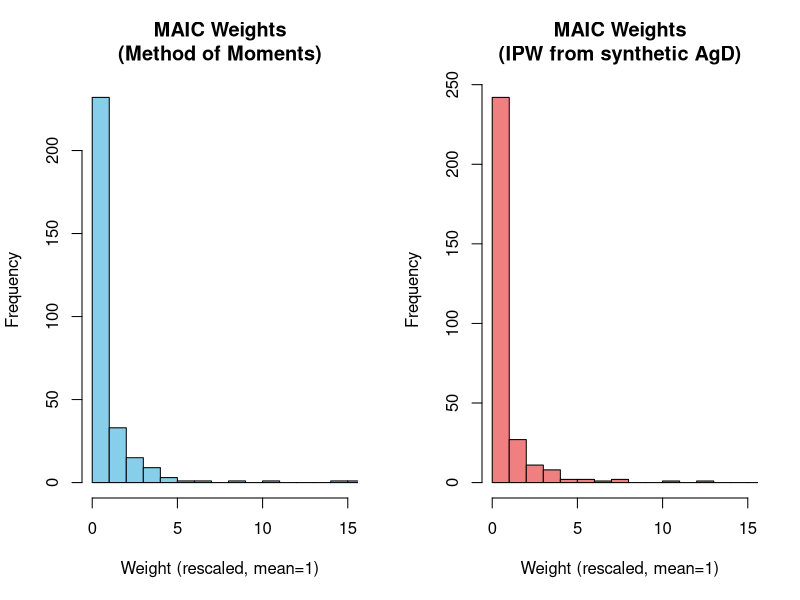
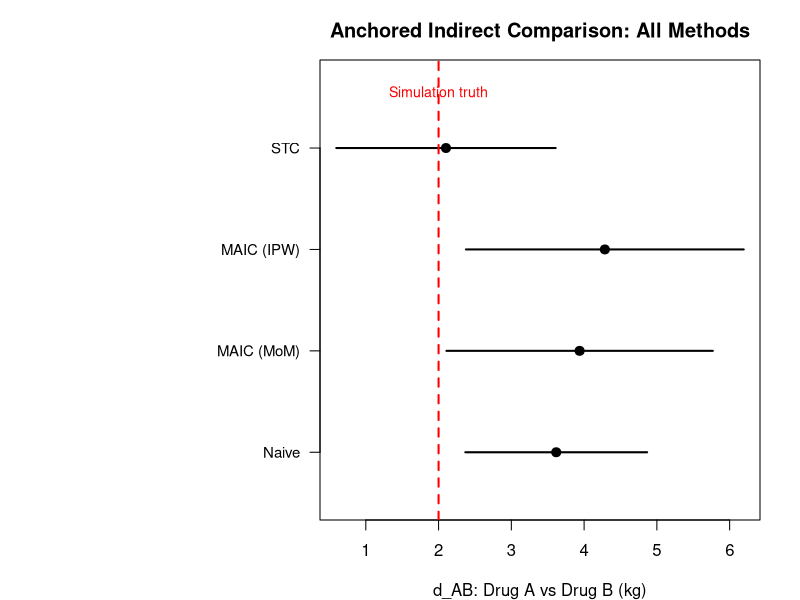

Recreate these plots in R, in order.
##############################################################################
# ANCHORED INDIRECT TREATMENT COMPARISON ON A BODY-WEIGHT ENDPOINT
# MAIC (two weighting methods) vs STC vs naive comparison
#
# Scenario: Trial 1 (Drug A vs Placebo, IPD available) and 
#          Trial 2 (Drug B vs Placebo, AgD only).
# Placebo anchors both. Estimand: d_AB = d_AC - d_BC (Bucher method).
# 
# Key feature: Analysis uses ONLY what a real analyst would receive from
# Trial 2's publication (arm sizes, outcome means/SEs, covariate means/SDs).
# Trial 2's patient-level data is used only to generate a realistic
# aggregate summary and to validate the final result at the end.
##############################################################################

set.seed(123)

## ---------------------------------------------------------------------------
## STEP 1: Simulate Trial 1 IPD (Drug A vs Placebo)
## ---------------------------------------------------------------------------
# 300 patients, balanced allocation
n1 <- 300
trial1_ipd <- data.frame(
  USUBJID = 1:n1,
  ARM = rep(c("Drug A", "Placebo"), c(150, 150)),
  age = rnorm(n1, mean = 45, sd = 10),
  sex = rbinom(n1, 1, 0.50),  # 1 = Female
  bmi = rnorm(n1, mean = 32, sd = 4)
)

# Generate outcomes
# Placebo response: baseline + age effect + BMI effect + sex effect
placebo_response <- 5 - 0.05 * trial1_ipd$age - 0.30 * (trial1_ipd$bmi - 32) - 2 * trial1_ipd$sex

# Drug A adds an extra benefit that DEPENDS on BMI (effect modifier)
drug_a_benefit <- ifelse(trial1_ipd$ARM == "Drug A", 
                         -5 - 0.4 * (trial1_ipd$bmi - 32), 
                         0)

trial1_ipd$chg_bwt <- placebo_response + drug_a_benefit + rnorm(n1, 0, 3)

head(trial1_ipd)


## ---------------------------------------------------------------------------
## STEP 2: Simulate Trial 2, then extract ONLY aggregate summary
## ---------------------------------------------------------------------------
# Trial 2 has a different population (older, more female, heavier)
n2 <- 280  # Different sample size
trial2_ipd_hidden <- data.frame(
  USUBJID = (n1+1):(n1+n2),
  ARM = rep(c("Drug B", "Placebo"), c(140, 140)),
  age = rnorm(n2, mean = 55, sd = 10),
  sex = rbinom(n2, 1, 0.65),  # higher proportion female
  bmi = rnorm(n2, mean = 36, sd = 4)
)

# Generate outcomes
placebo_response2 <- 5 - 0.05 * trial2_ipd_hidden$age - 0.30 * (trial2_ipd_hidden$bmi - 32) - 2 * trial2_ipd_hidden$sex
drug_b_benefit <- ifelse(trial2_ipd_hidden$ARM == "Drug B", 
                         -7 - 0.4 * (trial2_ipd_hidden$bmi - 32), 
                         0)
trial2_ipd_hidden$chg_bwt <- placebo_response2 + drug_b_benefit + rnorm(n2, 0, 3)

# ===== EXTRACT AGGREGATE DATA (what a real analyst receives) =====
# This is the ONLY Trial 2 information used in the analysis below
trial2_agd <- list(
  n_B = sum(trial2_ipd_hidden$ARM == "Drug B"),
  n_C = sum(trial2_ipd_hidden$ARM == "Placebo"),
  age_mean = mean(trial2_ipd_hidden$age),
  age_sd = sd(trial2_ipd_hidden$age),
  sex_prop = mean(trial2_ipd_hidden$sex),  # proportion female
  bmi_mean = mean(trial2_ipd_hidden$bmi),
  bmi_sd = sd(trial2_ipd_hidden$bmi),
  mean_y_B = mean(trial2_ipd_hidden$chg_bwt[trial2_ipd_hidden$ARM == "Drug B"]),
  se_y_B = sd(trial2_ipd_hidden$chg_bwt[trial2_ipd_hidden$ARM == "Drug B"]) / sqrt(sum(trial2_ipd_hidden$ARM == "Drug B")),
  mean_y_C = mean(trial2_ipd_hidden$chg_bwt[trial2_ipd_hidden$ARM == "Placebo"]),
  se_y_C = sd(trial2_ipd_hidden$chg_bwt[trial2_ipd_hidden$ARM == "Placebo"]) / sqrt(sum(trial2_ipd_hidden$ARM == "Placebo"))
)

# Trial 2 treatment effect (observed difference)
d_BC <- trial2_agd$mean_y_B - trial2_agd$mean_y_C
se_d_BC <- sqrt(trial2_agd$se_y_B^2 + trial2_agd$se_y_C^2)

# Target population characteristics (Trial 2's published means)
target_means <- c(age = trial2_agd$age_mean, 
                  sex = trial2_agd$sex_prop, 
                  bmi = trial2_agd$bmi_mean)

# True effect (for final validation only - never used in analysis)
true_dAB <- -5 - (-7)  


## ---------------------------------------------------------------------------
## STEP 3: Naive (unadjusted) comparison - Trial 1 only
## ---------------------------------------------------------------------------
# Fit an unadjusted model to Trial 1
naive_mod <- lm(chg_bwt ~ ARM, data = trial1_ipd)
d_AC_naive <- coef(naive_mod)["ARMPlacebo"] * -1  # flip sign for Drug A effect


## ---------------------------------------------------------------------------
## STEP 4: MAIC Method 1 - Method of Moments
## ---------------------------------------------------------------------------
# Goal: Weight Trial 1 patients so their WEIGHTED covariate distribution
# matches Trial 2's reported covariate means exactly.
# 
# Method: Find weights w_i = exp(x_i' * beta) that minimize the entropy
# of the weight distribution subject to the moment constraint.
# This is solved via convex optimization (minimizing sum of exponential weights).

get_maic_mom_weights <- function(ipd, target) {
  # Center covariates on target means
  X <- cbind(
    age = ipd$age - target["age"],
    sex = ipd$sex - target["sex"],
    bmi = ipd$bmi - target["bmi"]
  )
  
  # Objective: minimize sum(exp(X %*% beta))
  # (convex, solved via BFGS)
  obj <- function(beta) sum(exp(X %*% beta))
  
  opt <- optim(par = c(0, 0, 0), fn = obj, method = "BFGS")
  
  # Return exponential weights
  as.numeric(exp(X %*% opt$par))
}

w_mom <- get_maic_mom_weights(trial1_ipd, target_means)
ess_mom <- sum(w_mom)^2 / sum(w_mom^2)  # Effective Sample Size

# Fit weighted regression
mom_mod <- lm(chg_bwt ~ ARM, data = trial1_ipd, weights = w_mom)
d_AC_mom <- coef(mom_mod)["ARMPlacebo"] * -1


## ---------------------------------------------------------------------------
## STEP 5: Build synthetic Trial 2 population from aggregate data
## ---------------------------------------------------------------------------
# Since we only have Trial 2's reported means/SDs/proportions (not patient-level
# data), simulate a large pseudo-population to stand in for Trial 2's 
# covariate distribution. Use this in both IPW weighting and STC below.
# (Making it large avoids Monte Carlo noise in estimation.)

simulate_synthetic_population <- function(agd, n_synthetic = 5000) {
  data.frame(
    age = rnorm(n_synthetic, agd$age_mean, agd$age_sd),
    sex = rbinom(n_synthetic, 1, agd$sex_prop),
    bmi = rnorm(n_synthetic, agd$bmi_mean, agd$bmi_sd)
  )
}

set.seed(999)
synth_trial2 <- simulate_synthetic_population(trial2_agd, n_synthetic = 5000)

# Quick check: synthetic sample means should be close to reported Trial 2 means
cat("\nSynthetic population baseline balance check:\n")
print(rbind(synthetic = colMeans(synth_trial2), published = target_means))


## ---------------------------------------------------------------------------
## STEP 6: MAIC Method 2 - Inverse Probability Weighting (IPW)
## ---------------------------------------------------------------------------
# Goal: Re-weight Trial 1 patients to look like Trial 2's population.
#
# Method: Fit a propensity score P(Trial 1 | covariates) by pooling Trial 1's
# real IPD with the synthetic Trial 2 population and fitting logistic regression.
# Then use odds (1-p)/p to weight Trial 1 patients.
#
# Note: This uses the SYNTHETIC Trial 2, not hidden IPD. A real analyst would
# replicate Trial 2's AgD arm-wise to mimic individual data, then pool with
# Trial 1 for the propensity model (alternative: use the synthetic population
# as we do here for numerical stability).

get_ipw_weights <- function(trial1_ipd, synthetic_trial2) {
  # Pool Trial 1 (source=1) and synthetic Trial 2 (source=0)
  pooled <- rbind(
    data.frame(trial1_ipd[, c("age", "sex", "bmi")], source = 1),
    data.frame(synthetic_trial2[, c("age", "sex", "bmi")], source = 0)
  )
  
  # Fit propensity score model
  ps_model <- glm(source ~ age + sex + bmi, data = pooled, family = binomial)
  
  # Extract propensity scores for Trial 1 patients only
  ps <- predict(ps_model, newdata = trial1_ipd[, c("age", "sex", "bmi")], 
                type = "response")
  
  # IPW: weight by (1-p)/p (down-weight high-p patients, up-weight low-p patients)
  (1 - ps) / ps
}

w_ipw <- get_ipw_weights(trial1_ipd, synth_trial2)
ess_ipw <- sum(w_ipw)^2 / sum(w_ipw^2)

# Fit weighted regression
ipw_mod <- lm(chg_bwt ~ ARM, data = trial1_ipd, weights = w_ipw)
d_AC_ipw <- coef(ipw_mod)["ARMPlacebo"] * -1

# Check correlation between the two weighting schemes
cat("\nCorrelation between MoM and IPW weights:", round(cor(w_mom, w_ipw), 3), "\n")


## ---------------------------------------------------------------------------
## STEP 7: Outcome Regression & Standardization (STC)
## ---------------------------------------------------------------------------
# Goal: Fit an outcome model on Trial 1 IPD with treatment-covariate
# interactions, then predict what the effect would be at Trial 2's
# population characteristics.
#
# Steps:
#   1. FIT: outcome model with treatment interactions (allows effect modification)
#   2. STANDARDIZE: predict for each synthetic Trial 2 patient under both
#      treatment and control, then average (integrating over target distribution)
#   3. CONTRAST: difference of the two averages = population-averaged effect

stc_model <- lm(chg_bwt ~ ARM * (age + sex + bmi), data = trial1_ipd)

# Predict for all synthetic Trial 2 patients under Drug A
synth_drugA <- synth_trial2; synth_drugA$ARM <- "Drug A"
pred_drugA <- predict(stc_model, newdata = synth_drugA)

# Predict for all synthetic Trial 2 patients under Placebo
synth_placebo <- synth_trial2; synth_placebo$ARM <- "Placebo"
pred_placebo <- predict(stc_model, newdata = synth_placebo)

# STC effect: marginal difference averaged over target population
d_AC_stc <- mean(pred_drugA) - mean(pred_placebo)

# Shortcut check (mean-centering): For linear models with identity link,
# E[f(X)] = f(E[X]), so centering covariates and reading the coefficient
# should give the same answer (Monte Carlo noise only)
trial1_centered <- trial1_ipd
trial1_centered$age_c <- trial1_ipd$age - target_means["age"]
trial1_centered$sex_c <- trial1_ipd$sex - target_means["sex"]
trial1_centered$bmi_c <- trial1_ipd$bmi - target_means["bmi"]
stc_shortcut_mod <- lm(chg_bwt ~ ARM * (age_c + sex_c + bmi_c), data = trial1_centered)
d_AC_stc_shortcut <- coef(stc_shortcut_mod)["ARMPlacebo"] * -1

cat("\nSTC full standardization:", round(d_AC_stc, 4), "\n")
cat("STC mean-centering shortcut:", round(d_AC_stc_shortcut, 4), 
    "(should closely match for linear models)\n")


## ---------------------------------------------------------------------------
## STEP 8: Bootstrap standard errors
## ---------------------------------------------------------------------------
# Resample Trial 1 IPD with replacement; keep synthetic Trial 2 fixed
# (it represents a known published population, not a random sample).

compute_all_estimates <- function(ipd_sample, synth_pop, target_cov) {
  # Naive
  mod_naive <- lm(chg_bwt ~ ARM, data = ipd_sample)
  d_naive <- coef(mod_naive)["ARMPlacebo"] * -1
  
  # MAIC MoM
  w1 <- get_maic_mom_weights(ipd_sample, target_cov)
  mod_mom <- lm(chg_bwt ~ ARM, data = ipd_sample, weights = w1)
  d_mom <- coef(mod_mom)["ARMPlacebo"] * -1
  
  # MAIC IPW
  w2 <- get_ipw_weights(ipd_sample, synth_pop)
  mod_ipw <- lm(chg_bwt ~ ARM, data = ipd_sample, weights = w2)
  d_ipw <- coef(mod_ipw)["ARMPlacebo"] * -1
  
  # STC (using mean-centering shortcut for speed)
  ipd_centered <- ipd_sample
  ipd_centered$age_c <- ipd_sample$age - target_cov["age"]
  ipd_centered$sex_c <- ipd_sample$sex - target_cov["sex"]
  ipd_centered$bmi_c <- ipd_sample$bmi - target_cov["bmi"]
  mod_stc <- lm(chg_bwt ~ ARM * (age_c + sex_c + bmi_c), data = ipd_centered)
  d_stc <- coef(mod_stc)["ARMPlacebo"] * -1
  
  c(naive = d_naive, mom = d_mom, ipw = d_ipw, stc = d_stc)
}

# Point estimates
point_ests <- compute_all_estimates(trial1_ipd, synth_trial2, target_means)

# Bootstrap
n_boot <- 500
boot_results <- matrix(NA_real_, nrow = n_boot, ncol = 4,
                       dimnames = list(NULL, names(point_ests)))

set.seed(2024)
for (b in seq_len(n_boot)) {
  idx <- sample(seq_len(nrow(trial1_ipd)), replace = TRUE)
  boot_results[b, ] <- compute_all_estimates(trial1_ipd[idx, ], synth_trial2, target_means)
}

se_estimates <- apply(boot_results, 2, sd)


## ---------------------------------------------------------------------------
## STEP 9: Summary table (Bucher: d_AB = d_AC - d_BC)
## ---------------------------------------------------------------------------
summary_table <- data.frame(
  Method = c("Naive", "MAIC (MoM)", "MAIC (IPW)", "STC"),
  d_AC = point_ests,
  SE_AC = se_estimates,
  d_BC = d_BC,
  SE_BC = se_d_BC,
  d_AB = point_ests - d_BC,
  SE_AB = sqrt(se_estimates^2 + se_d_BC^2)
)

summary_table$CI_lower <- summary_table$d_AB - 1.96 * summary_table$SE_AB
summary_table$CI_upper <- summary_table$d_AB + 1.96 * summary_table$SE_AB

cat("\n=== ANCHORED INDIRECT COMPARISON: DRUG A vs DRUG B ===\n")
cat("Endpoint: Change in body weight (kg, negative = loss)\n")
cat("Comparator: Placebo (anchor)\n\n")
print(summary_table, row.names = FALSE, digits = 3)

cat("\n=== EFFECTIVE SAMPLE SIZES ===\n")
cat("MAIC (MoM)  ESS:", round(ess_mom, 1), "out of", n1, "patients\n")
cat("MAIC (IPW)  ESS:", round(ess_ipw, 1), "out of", n1, "patients\n")


## ---------------------------------------------------------------------------
## STEP 10: Diagnostic plots
## ---------------------------------------------------------------------------
par(mfrow = c(1, 2))

# Weight distributions (rescaled to mean=1 for comparison)
hist(w_mom / mean(w_mom), breaks = 20, 
     main = "MAIC Weights\n(Method of Moments)",
     xlab = "Weight (rescaled, mean=1)", col = "skyblue", xlim = c(0, 15))

hist(w_ipw / mean(w_ipw), breaks = 30, 
     main = "MAIC Weights\n(IPW from synthetic AgD)",
     xlab = "Weight (rescaled, mean=1)", col = "lightcoral", xlim = c(0, 15))

par(mfrow = c(1, 1))

# Forest plot: point estimates and CIs
par(mar = c(4, 16, 3, 2))
y_pos <- 1:nrow(summary_table)
x_lim <- range(c(summary_table$CI_lower, summary_table$CI_upper, true_dAB))

plot(summary_table$d_AB, y_pos, 
     xlim = x_lim, yaxt = "n", ylab = "", 
     xlab = "d_AB: Drug A vs Drug B (kg)",
     pch = 19, cex = 1.2, ylim = c(0.5, nrow(summary_table) + 0.7),
     main = "Anchored Indirect Comparison: All Methods")

axis(2, at = y_pos, labels = summary_table$Method, las = 1, cex.axis = 0.9)
segments(summary_table$CI_lower, y_pos, summary_table$CI_upper, y_pos, lwd = 2)

abline(v = true_dAB, lty = 2, col = "red", lwd = 2)
text(true_dAB, nrow(summary_table) + 0.55, "Simulation truth", col = "red", cex = 0.85)

par(mar = c(5, 4, 4, 2))  # reset margins


## ---------------------------------------------------------------------------
## FINAL VALIDATION (for this simulation only)
## ---------------------------------------------------------------------------
cat("\n=== SIMULATION GROUND-TRUTH CHECK ===\n")
cat("True simulated d_AB:", true_dAB, "kg\n")
cat("Compare to d_AB column in table above.\n")
cat("\nNote: The hidden Trial 2 IPD was used ONLY to generate the aggregate\n")
cat("summary (means, SDs, arm sizes) and this final validation.\n")
cat("The analysis itself used only published aggregate data.\n")
